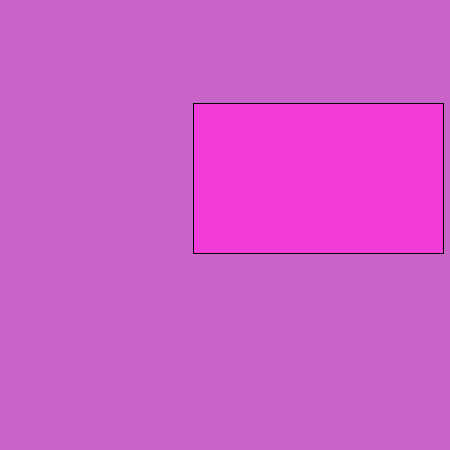
Frame 1 (no input)
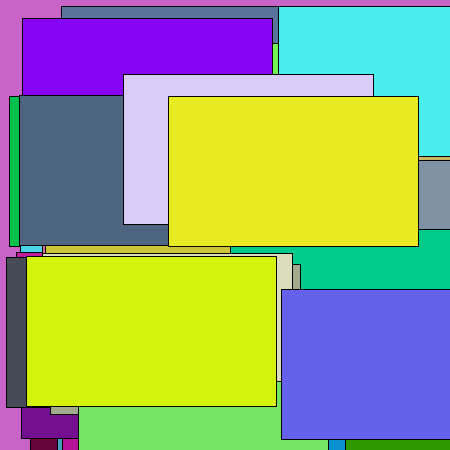
Frame 60 (the mouse pressed at the canvas centre just before this capture)
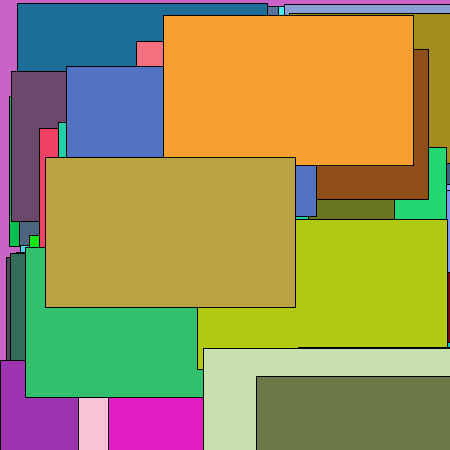
Frame 120 (the mouse held since frame 60 and released just before this capture)

The Processing sketch that drew these frames (run headless with seeded random() and noise(); from frame 60 on, the mouse is pressed at the canvas centre):

// Processing sketch: Random_Squares_
// ── Random_Squares_.pde
void setup () {
  size (450,450); 
  background (200,100,200); 
} // end of setup 

void draw () { 
  float x= random(300); 
  float y= random(400);
  fill (random(255),random(255),random(255)); 
  rect (x,y,250,150); 
} 
